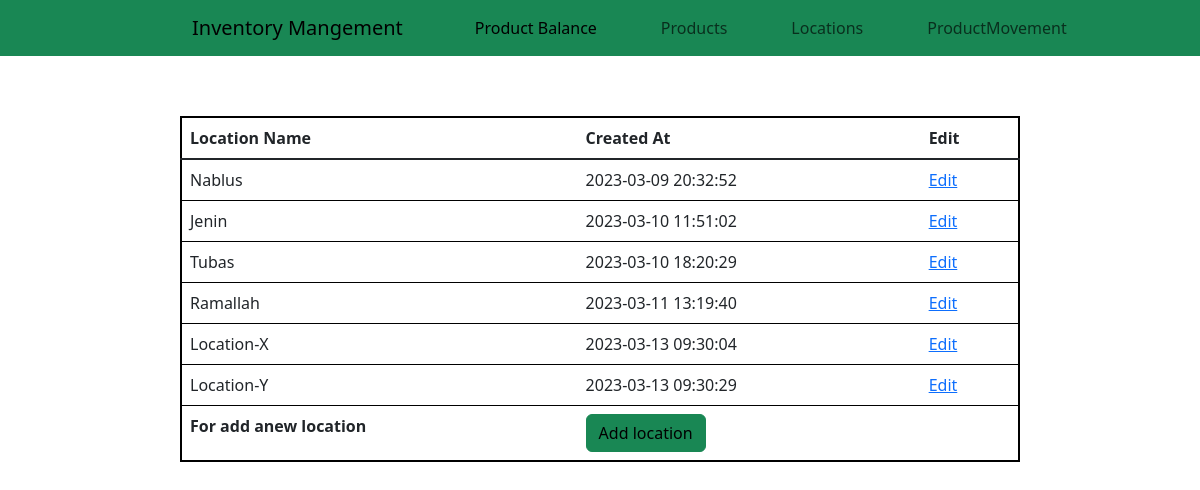
/locations, run on the app's committed database.
### Inv.py (models this page shows, shortened)
class Location(db.Model) :
    location_id=db.Column(db.String(200), primary_key=True , nullable = False)
    created_at = db.Column(db.DateTime(timezone=True),server_default=func.now())

### Inv.py (the view)
@app.route("/locations")
def show_location():
    all_location=Location.query.all()
    return render_template("locations.html",all_location=all_location)

### templates/locations.html (shortened to what this page needs)
<!DOCTYPE html>
<html lang="en">
<head>
    <link href="https://cdn.jsdelivr.net/npm/bootstrap@5.3.0-alpha1/dist/css/bootstrap.min.css" rel="stylesheet">
    <link rel="stylesheet" type="text/css" href="{{ url_for('static', filename='css/style.css') }}">
</head>
<body>
    <nav class="navbar navbar-expand-lg bg-success">
        <div class="container-fluid mer">
          <a class="navbar-brand" href="#">Inventory Mangement</a>
          <div class="collapse navbar-collapse" id="navbarNavDropdown">
            <ul class="navbar-nav">
              <li class="nav-item me-5 ms-5">
                <a class="nav-link active" aria-current="page" href="/">Product Balance</a>
              </li>
              <li class="nav-item me-5">
                <a class="nav-link" href="/product">Products</a>
              </li>
              <li class="nav-item me-5">
                <a class="nav-link" href="/locations">Locations</a>
              </li>
              <li class="nav-item me-5">
                <a class="nav-link" href="/movement">ProductMovement </a>
              </li>
            </ul>
          </div>
        </div>
      </nav>
    <table class="table conatiner">
        <thead>
          <tr>
            <th scope="col">Location Name</th>
            <th scope="col">Created At</th>
            <th scope="col">Edit</th>
          </tr>
        </thead>
        <tbody class="table-group-divider">
            {% for i in all_location %}
          <tr>
            <td>{{i.location_id}}</td>
            <td>{{i.created_at}}</td>
            <td><a href="/updateLocation/{{i.location_id}}">Edit</a></td>
          </tr>
          {% endfor %}
          <tr>
            <th>For add anew location</th>
            <th><button class="btn btn-success"><a class="addProduct" href="/addLocation">Add location</a></button></th>
          </tr>
        </tbody>
      </table>
</body>
</html>

### static/css/style.css (style rules this page uses)
.conatiner { border: 2px solid black; padding: 20px; width: 70%; margin-left:15%; margin-top:5%; }
.mer { margin-left:15%; }
.addProduct { color:black; text-decoration: none; }

### data on the page
Location: location_id "Nablus", created_at "2023-03-09 20:32:52"
Location: location_id "Jenin", created_at "2023-03-10 11:51:02"
Location: location_id "Tubas", created_at "2023-03-10 18:20:29"
Location: location_id "Ramallah", created_at "2023-03-11 13:19:40"
Location: location_id "Location-X", created_at "2023-03-13 09:30:04"
Location: location_id "Location-Y", created_at "2023-03-13 09:30:29"
